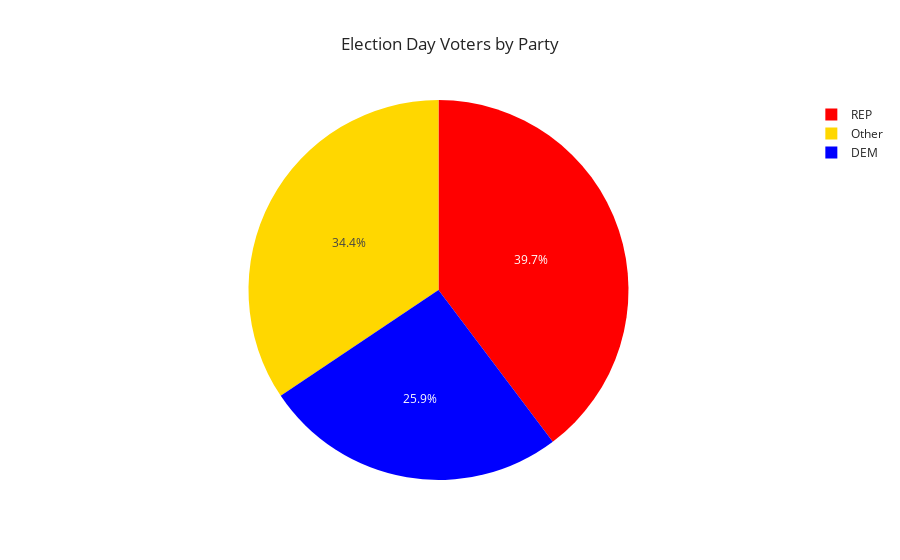

Notebook code for this chart:
### Code cell
get_pie_count(elec_df, 'Gen_2020', 'party_grp', 'Election Day',
              title='Election Day Voters by Party')

### Figure 1 — Plotly figure (JSON) as saved in the notebook; plotly's stock layout.template omitted (floating-point values rounded to 4 significant figures)
{"data": [{"customdata": [["DEM"], ["Other"], ["REP"]], "domain": {"x": [0, 1], "y": [0, 1]}, "hovertemplate": "Party=%{customdata[0]}<br>Count=%{value}<extra></extra>", "labels": ["DEM", "Other", "REP"], "legendgroup": "", "marker": {"colors": ["blue", "gold", "red"]}, "name": "", "showlegend": true, "type": "pie", "values": [218234, 290295, 335189]}], "layout": {"legend": {"tracegroupgap": 0}, "title": {"text": "Election Day Voters by Party"}}}
